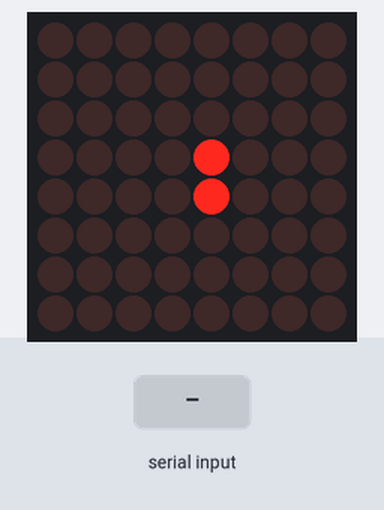
A sketch run on a simulated Arduino Uno, built with avr-gcc and run on an emulated ATmega328P. Parts: 8×8 LED matrix. The test bench sets the inputs (shaded band).

Above: at 2.1 s.
2.2 s: byte 97 (a_KEY) received over Serial
At 5.0 s:
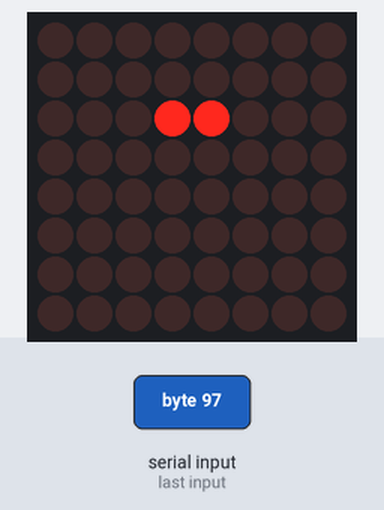
5.2 s: byte 119 (w_KEY) received over Serial
At 8.0 s:
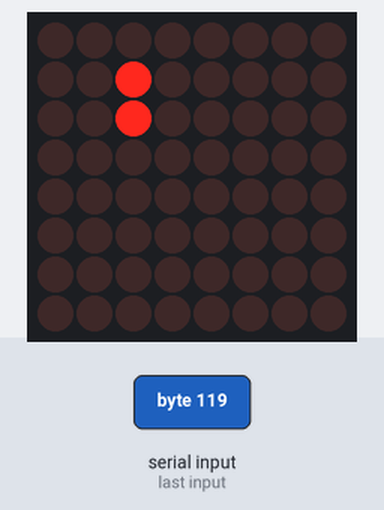
8.2 s: byte 100 (d_KEY) received over Serial
At 11.0 s:
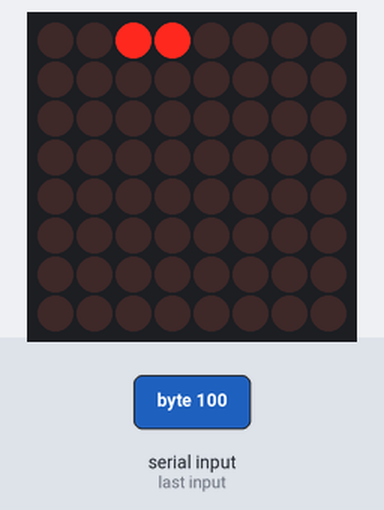
11.2 s: byte 115 (s_KEY) received over Serial
At 14.0 s:
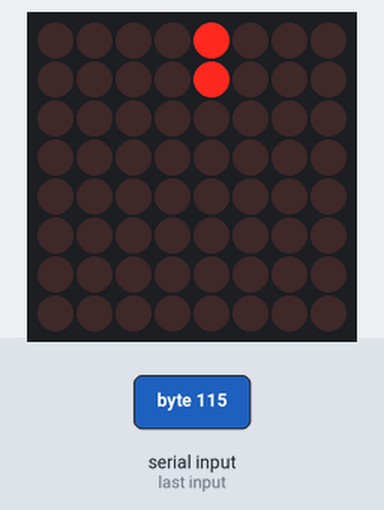
14.2 s: byte 97 (a_KEY) received over Serial
At 16.3 s:
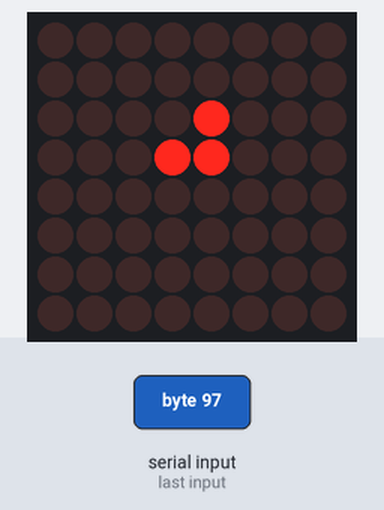
17.2 s: byte 119 (w_KEY) received over Serial
At 18.6 s:
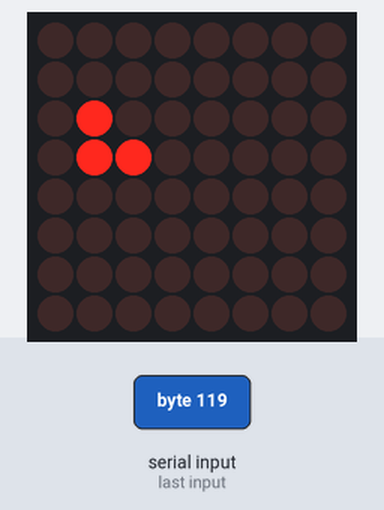
Timing chart, 0 to 20.2 s (numbered marks = the images above; inputs shaded):
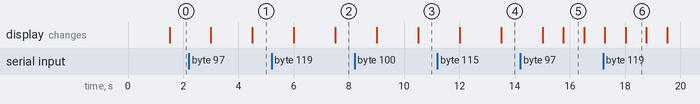

The sketch:

Final_V1.3.ino
```cpp
#include <MaxMatrix.h>


/////////////////////////////////////////////////////////////////////////////////////////////////////////////////////////////////////////////////////////////////////////////////////////////////
//////////////////////////////////////////////////////////////////////////////// SETEAMOS TODO //////////////////////////////////////////////////////////////////////////////////////////////////
/////////////////////////////////////////////////////////////////////////////////////////////////////////////////////////////////////////////////////////////////////////////////////////////////


//Seteamos los pins a usar de la LED 8x8
int data = 11;
int load = 13;
int clk = 10;


int maxInUse = 1;    //Numero de displays a usar
MaxMatrix m(data, load, clk, maxInUse); //Definimos matriz


//Gris == Arriba . Pin 3
int up = 3;
//Violeta == dewrecha .  Pin 2
int right = 2;
//Celeste == abajo . Pin 4
int down = 4;
//Naranja == izq . Pin 5
int left = 5;
//Rojo == vcc


//Tamaño de la matriz OJO NOS FALTA PONER Q SEA DE 16 x 16
#define SIZE 8

//Definimos valores para los movimientos
#define RIGHT -1
#define DOWN 2
#define LEFT 1
#define UP -2

//Codigo ascii de las letras del teclado: la snake deberia moverse apretando w a s d
#define w_KEY 119
#define s_KEY 115
#define a_KEY 97
#define d_KEY 100

/////////////////////////////////////////////////////////////////////////////////////////////////////////////////////////////////////////////////////////////////////////////////////////////////
/////////////////////////////////////////////////////////////////////////////////////////////////////////////////////////////////////////////////////////////////////////////////////////////////
/////////////////////////////////////////////////////////////////////////////////////////////////////////////////////////////////////////////////////////////////////////////////////////////////


/////////////////////////////////////////////////////////////////////////////////////////////////////////////////////////////////////////////////////////////////////////////////////////////////
//////////////////////////////////////////////////////////////////////////////// CODIGO DE LA SNAKE /////////////////////////////////////////////////////////////////////////////////////////////
/////////////////////////////////////////////////////////////////////////////////////////////////////////////////////////////////////////////////////////////////////////////////////////////////

//Inicializamos las variables a usar
int length = 0;
int direction = UP;


//Creamos la struct. OJO, NO ESTA en coordenadas matriciales.
typedef struct {
  int x;
  int y;
}snake_point;


//Armamos vector de 256 Structs. 256 son todos los leds posibles de una matriz de 16x16 (4 leds de 8x8)
snake_point snake[SIZE*SIZE];
// inicializo en 0???????????? HACE FALTA>????????


//Armo puntero a la cabeza, para facilitar lectura del codigo
snake_point * head = &snake[0];


snake_point erase_body;

//Inicializamos el juego.
void init_game() {

  //LONGITUD INICIAL DE LA SERPIENTE
    length = 2;

    //RECORREMOS EL VECTOR DE LA SERPIENTE Y SETEAMOS LAS COORDENADAS INICIALES DE LA CABEZA Y EL SIG.
    for(int i = 0 ; i < length; i++ ) {
      snake[i].x = SIZE/2;
      snake[i].y = SIZE/2 + i;
    }

    //PRENDEMOS LA PANTALLA
    render_snake();
}


//Avanzamos la snake considerando si perdiste o no.

void advance() {

  erase_body.x = snake[length-1].x;
  erase_body.y = snake[length-1].y;

  //VOY MOVIENDO LA CABEZA PARA LOS SIGUIENTES
  for (int i = length-1 ; i > 0 ; i--) {
    snake[i].x = snake[i-1].x;
    snake[i].y = snake[i-1].y;
  }

  switch(direction) {
    case RIGHT: (*head).x++;
                break;
    case DOWN: (*head).y++; //OJO DONDE SE ENCUENTRA EL 0,0
                break;
    case LEFT: (*head).x--;
                break;
    case UP: (*head).y--;
                break;
  }

//VEMOS SI SE VA DE LA MATRIZ
  if ( (*head).x > SIZE-1 || (*head).x < 0 || (*head).y > SIZE-1 || (*head).y < 0 ) {
    //snake crossed the bor
    game_over();
    return;
  }

//CUANDO SE CHOCA CON LA SERPIENTE
  for( int i = 1 ; i < length ; i++ ) {
    if( snake[i].x == (*head).x && snake[i].y == (*head).y ){
      // the snake ran into itself
      game_over();
      return;
      }
  }

  render_snake();
}

void inc_length() {
  snake[length].x = snake[length-1].x;
  snake[length].y = snake[length-1].y;
  advance();

  length++;
}


//verifica que valga el movimiento
void change_dir(int new_dir) {
  if ( ! (new_dir + direction == 0) ) {
    direction = new_dir;
  }
}


void game_over(){
  for(int i = 0 ; i < SIZE ; i++ ){
    for(int j=0 ; j<SIZE ; j++){
      m.setDot(i,j,1);
    }
  }
  delay(1000);
  m.clear();


}

/////////////////////////////////////////////////////////////////////////////////////////////////////////////////////////////////////////////////////////////////////////////////////////////////
/////////////////////////////////////////////////////////////////////////////////////////////////////////////////////////////////////////////////////////////////////////////////////////////////
/////////////////////////////////////////////////////////////////////////////////////////////////////////////////////////////////////////////////////////////////////////////////////////////////


/////////////////////////////////////////////////////////////////////////////////////////////////////////////////////////////////////////////////////////////////////////////////////////////////
//////////////////////////////////////////////////////////////////////////////// CODIGO DEL SETUP ///////////////////////////////////////////////////////////////////////////////////////////////
/////////////////////////////////////////////////////////////////////////////////////////////////////////////////////////////////////////////////////////////////////////////////////////////////

void setup(){
    m.init();                      // Iniciar el conjunto
    m.setIntensity(0);             // Brillo de los displays. Entre 0 y 15

  // Comento todo lo que tiene que ver con los pines del switch.
  /*
    //Seteo el modo de los pins para que sean todos INPUT
    pinMode(up, INPUT);
    pinMode(down, INPUT);
    pinMode(right, INPUT);
    pinMode(left, INPUT);
  */


//    m.setDot(0,0,1);               // Seteo el punto inicial. (col,row,value)
//    m.setDot(3,4,1);
//    m.setDot(3,5,1);
// .  Serial.begin(115200);          // Sets the data rate in bits per second (baud) for serial data transmission

    init_game();

  // abro el serial este para leer el teclado
   Serial.begin(9600);
}


/////////////////////////////////////////////////////////////////////////////////////////////////////////////////////////////////////////////////////////////////////////////////////////////////
/////////////////////////////////////////////////////////////////////////////////////////////////////////////////////////////////////////////////////////////////////////////////////////////////
/////////////////////////////////////////////////////////////////////////////////////////////////////////////////////////////////////////////////////////////////////////////////////////////////


/////////////////////////////////////////////////////////////////////////////////////////////////////////////////////////////////////////////////////////////////////////////////////////////////
////////////////////////////////////////////////////////////////////////////// CODIGO PARA PRENDER LOS LEDS /////////////////////////////////////////////////////////////////////////////////////
/////////////////////////////////////////////////////////////////////////////////////////////////////////////////////////////////////////////////////////////////////////////////////////////////


//PRENDE PUNTITOS EN BASE A LOS DEL ARREGLO SNAKE

void render_snake(){
  m.setDot((*head).x,(*head).y,1);
  m.setDot(erase_body.x,erase_body.y,0);

//  m.clear();
//   for(int i = 0 ; i < length ; i++ ){
//      m.setDot(snake[i].x,snake[i].y,1);
//  }

}


/////////////////////////////////////////////////////////////////////////////////////////////////////////////////////////////////////////////////////////////////////////////////////////////////
/////////////////////////////////////////////////////////////////////////////////////////////////////////////////////////////////////////////////////////////////////////////////////////////////
/////////////////////////////////////////////////////////////////////////////////////////////////////////////////////////////////////////////////////////////////////////////////////////////////


/////////////////////////////////////////////////////////////////////////////////////////////////////////////////////////////////////////////////////////////////////////////////////////////////
//////////////////////////////////////////////////////////////////////////////// CODIGO DEL LOOP ////////////////////////////////////////////////////////////////////////////////////////////////
/////////////////////////////////////////////////////////////////////////////////////////////////////////////////////////////////////////////////////////////////////////////////////////////////

//Inicializamos variables que van a recibir HIGH o LOW para detectar moves
int val1 = 0;
int val2 = 0;
int val3 = 0;
int val4 = 0;
int counter=0;
int total_time = 0;
int t=1500;
//ME FIJO SI CAMBIO ALGUN BOTON, EN FUNCION A ESO ACTUALIZO LA SERPIENTE, DPS DE ESO IMPRIMO LA SERPIENTE ACTUALIZADA
//TODO ESTO LO HCES CON UN CIERTO DELAY, DPS ESE DELAY LO VAS DISMINUYENDO CADA CIERTO TIEMPO


void loop(){

  // comento todo lo del joystick
  /*
  val1 = digitalRead(up);
  val2 = digitalRead(down);
  val3 = digitalRead(left);
  val4 = digitalRead(right);

//Esto significa que apretaron el UP
  if(val1 == HIGH){
    change_dir(UP);
  }
  //Esto significa que apretaron el DOWN
  else if(val2 == HIGH){
    change_dir(DOWN);
  }
  //Esto significa que apretaron el LEFT
  else if(val3 == HIGH){
    change_dir(LEFT);
  }
  //Esto significa que apretaron el RIGHT
  else if(val4 == HIGH){
    change_dir(RIGHT);
  }

  */

  while (Serial.available() > 0) {    // is a character available?
    char byte_read = Serial.read();       // get the character
    switch( byte_read ) {
     case w_KEY: change_dir( UP );
                  break;
     case s_KEY: change_dir( DOWN );
                  break;
     case a_KEY: change_dir( LEFT );
                  break;
     case d_KEY: change_dir( RIGHT );
                  break;
    }
  }

  counter += t;
  total_time += t;

  delay(t);

  advance();

  if(counter >= 15000){
    inc_length();
    counter = 0;

    t = t/2;

  }

}


/////////////////////////////////////////////////////////////////////////////////////////////////////////////////////////////////////////////////////////////////////////////////////////////////
/////////////////////////////////////////////////////////////////////////////////////////////////////////////////////////////////////////////////////////////////////////////////////////////////
/////////////////////////////////////////////////////////////////////////////////////////////////////////////////////////////////////////////////////////////////////////////////////////////////


/////////////////////////////////////////////////////////////////////////////////////////////////////////////////////////////////////////////////////////////////////////////////////////////////
//////////////////////////////////////////////////////////////////////////////// CODIGO DE LA MATRIZ ////////////////////////////////////////////////////////////////////////////////////////////
/////////////////////////////////////////////////////////////////////////////////////////////////////////////////////////////////////////////////////////////////////////////////////////////////


//Preparamos la matriz con las letras para poder representar alfinal del codigo el time
char matrix[129][8] = {

 { 0x00, 0x00, 0x00, 0x00, 0x00, 0x00, 0x00, 0x00}, // U+0020 (space)
 { 0x3E, 0x63, 0x73, 0x7B, 0x6F, 0x67, 0x3E, 0x00}, // U+0030 (0)
 { 0x0C, 0x0E, 0x0C, 0x0C, 0x0C, 0x0C, 0x3F, 0x00}, // U+0031 (1)
 { 0x1E, 0x33, 0x30, 0x1C, 0x06, 0x33, 0x3F, 0x00}, // U+0032 (2)
 { 0x1E, 0x33, 0x30, 0x1C, 0x30, 0x33, 0x1E, 0x00}, // U+0033 (3)
 { 0x38, 0x3C, 0x36, 0x33, 0x7F, 0x30, 0x78, 0x00}, // U+0034 (4)
 { 0x3F, 0x03, 0x1F, 0x30, 0x30, 0x33, 0x1E, 0x00}, // U+0035 (5)
 { 0x1C, 0x06, 0x03, 0x1F, 0x33, 0x33, 0x1E, 0x00}, // U+0036 (6)
 { 0x3F, 0x33, 0x30, 0x18, 0x0C, 0x0C, 0x0C, 0x00}, // U+0037 (7)
 { 0x1E, 0x33, 0x33, 0x1E, 0x33, 0x33, 0x1E, 0x00}, // U+0038 (8)
 { 0x1E, 0x33, 0x33, 0x3E, 0x30, 0x18, 0x0E, 0x00}, // U+0039 (9)
 { 0x00, 0x0C, 0x0C, 0x00, 0x00, 0x0C, 0x0C, 0x00}, // U+003A (:)

 { 0x0C, 0x1E, 0x33, 0x33, 0x3F, 0x33, 0x33, 0x00}, // U+0041 (A)
 { 0x3F, 0x66, 0x66, 0x3E, 0x66, 0x66, 0x3F, 0x00}, // U+0042 (B)
 { 0x3C, 0x66, 0x03, 0x03, 0x03, 0x66, 0x3C, 0x00}, // U+0043 (C)
 { 0x1F, 0x36, 0x66, 0x66, 0x66, 0x36, 0x1F, 0x00}, // U+0044 (D)
 { 0x7F, 0x46, 0x16, 0x1E, 0x16, 0x46, 0x7F, 0x00}, // U+0045 (E)
 { 0x7F, 0x46, 0x16, 0x1E, 0x16, 0x06, 0x0F, 0x00}, // U+0046 (F)
 { 0x3C, 0x66, 0x03, 0x03, 0x73, 0x66, 0x7C, 0x00}, // U+0047 (G)
 { 0x33, 0x33, 0x33, 0x3F, 0x33, 0x33, 0x33, 0x00}, // U+0048 (H)
 { 0x1E, 0x0C, 0x0C, 0x0C, 0x0C, 0x0C, 0x1E, 0x00}, // U+0049 (I)
 { 0x78, 0x30, 0x30, 0x30, 0x33, 0x33, 0x1E, 0x00}, // U+004A (J)
 { 0x67, 0x66, 0x36, 0x1E, 0x36, 0x66, 0x67, 0x00}, // U+004B (K)
 { 0x0F, 0x06, 0x06, 0x06, 0x46, 0x66, 0x7F, 0x00}, // U+004C (L)
 { 0x63, 0x77, 0x7F, 0x7F, 0x6B, 0x63, 0x63, 0x00}, // U+004D (M)
 { 0x63, 0x67, 0x6F, 0x7B, 0x73, 0x63, 0x63, 0x00}, // U+004E (N)
 { 0x1C, 0x36, 0x63, 0x63, 0x63, 0x36, 0x1C, 0x00}, // U+004F (O)
 { 0x3F, 0x66, 0x66, 0x3E, 0x06, 0x06, 0x0F, 0x00}, // U+0050 (P)
 { 0x1E, 0x33, 0x33, 0x33, 0x3B, 0x1E, 0x38, 0x00}, // U+0051 (Q)
 { 0x3F, 0x66, 0x66, 0x3E, 0x36, 0x66, 0x67, 0x00}, // U+0052 (R)
 { 0x1E, 0x33, 0x07, 0x0E, 0x38, 0x33, 0x1E, 0x00}, // U+0053 (S)
 { 0x3F, 0x2D, 0x0C, 0x0C, 0x0C, 0x0C, 0x1E, 0x00}, // U+0054 (T)
 { 0x33, 0x33, 0x33, 0x33, 0x33, 0x33, 0x3F, 0x00}, // U+0055 (U)
 { 0x33, 0x33, 0x33, 0x33, 0x33, 0x1E, 0x0C, 0x00}, // U+0056 (V)
 { 0x63, 0x63, 0x63, 0x6B, 0x7F, 0x77, 0x63, 0x00}, // U+0057 (W)
 { 0x63, 0x63, 0x36, 0x1C, 0x1C, 0x36, 0x63, 0x00}, // U+0058 (X)
 { 0x33, 0x33, 0x33, 0x1E, 0x0C, 0x0C, 0x1E, 0x00}, // U+0059 (Y)
 { 0x7F, 0x63, 0x31, 0x18, 0x4C, 0x66, 0x7F, 0x00}, // U+005A (Z)
 { 0x1E, 0x06, 0x06, 0x06, 0x06, 0x06, 0x1E, 0x00}, // U+005B ([)
 { 0x03, 0x06, 0x0C, 0x18, 0x30, 0x60, 0x40, 0x00}, // U+005C (\)
 { 0x1E, 0x18, 0x18, 0x18, 0x18, 0x18, 0x1E, 0x00}, // U+005D (])
 { 0x08, 0x1C, 0x36, 0x63, 0x00, 0x00, 0x00, 0x00}, // U+005E (^)
 { 0x00, 0x00, 0x00, 0x00, 0x00, 0x00, 0x00, 0xFF}, // U+005F (_)
 { 0x0C, 0x0C, 0x18, 0x00, 0x00, 0x00, 0x00, 0x00}, // U+0060 (`)
 { 0x00, 0x00, 0x1E, 0x30, 0x3E, 0x33, 0x6E, 0x00}, // U+0061 (a)
 { 0x07, 0x06, 0x06, 0x3E, 0x66, 0x66, 0x3B, 0x00}, // U+0062 (b)
 { 0x00, 0x00, 0x1E, 0x33, 0x03, 0x33, 0x1E, 0x00}, // U+0063 (c)
 { 0x38, 0x30, 0x30, 0x3e, 0x33, 0x33, 0x6E, 0x00}, // U+0064 (d)
 { 0x00, 0x00, 0x1E, 0x33, 0x3f, 0x03, 0x1E, 0x00}, // U+0065 (e)
 { 0x1C, 0x36, 0x06, 0x0f, 0x06, 0x06, 0x0F, 0x00}, // U+0066 (f)
 { 0x00, 0x00, 0x6E, 0x33, 0x33, 0x3E, 0x30, 0x1F}, // U+0067 (g)
 { 0x07, 0x06, 0x36, 0x6E, 0x66, 0x66, 0x67, 0x00}, // U+0068 (h)
 { 0x0C, 0x00, 0x0E, 0x0C, 0x0C, 0x0C, 0x1E, 0x00}, // U+0069 (i)
 { 0x30, 0x00, 0x30, 0x30, 0x30, 0x33, 0x33, 0x1E}, // U+006A (j)
 { 0x07, 0x06, 0x66, 0x36, 0x1E, 0x36, 0x67, 0x00}, // U+006B (k)
 { 0x0E, 0x0C, 0x0C, 0x0C, 0x0C, 0x0C, 0x1E, 0x00}, // U+006C (l)
 { 0x00, 0x00, 0x33, 0x7F, 0x7F, 0x6B, 0x63, 0x00}, // U+006D (m)
 { 0x00, 0x00, 0x1F, 0x33, 0x33, 0x33, 0x33, 0x00}, // U+006E (n)
 { 0x00, 0x00, 0x1E, 0x33, 0x33, 0x33, 0x1E, 0x00}, // U+006F (o)
 { 0x00, 0x00, 0x3B, 0x66, 0x66, 0x3E, 0x06, 0x0F}, // U+0070 (p)
 { 0x00, 0x00, 0x6E, 0x33, 0x33, 0x3E, 0x30, 0x78}, // U+0071 (q)
 { 0x00, 0x00, 0x3B, 0x6E, 0x66, 0x06, 0x0F, 0x00}, // U+0072 (r)
 { 0x00, 0x00, 0x3E, 0x03, 0x1E, 0x30, 0x1F, 0x00}, // U+0073 (s)
 { 0x08, 0x0C, 0x3E, 0x0C, 0x0C, 0x2C, 0x18, 0x00}, // U+0074 (t)
 { 0x00, 0x00, 0x33, 0x33, 0x33, 0x33, 0x6E, 0x00}, // U+0075 (u)
 { 0x00, 0x00, 0x33, 0x33, 0x33, 0x1E, 0x0C, 0x00}, // U+0076 (v)
 { 0x00, 0x00, 0x63, 0x6B, 0x7F, 0x7F, 0x36, 0x00}, // U+0077 (w)
 { 0x00, 0x00, 0x63, 0x36, 0x1C, 0x36, 0x63, 0x00}, // U+0078 (x)
 { 0x00, 0x00, 0x33, 0x33, 0x33, 0x3E, 0x30, 0x1F}, // U+0079 (y)
 { 0x00, 0x00, 0x3F, 0x19, 0x0C, 0x26, 0x3F, 0x00}, // U+007A (z)
 { 0x38, 0x0C, 0x0C, 0x07, 0x0C, 0x0C, 0x38, 0x00}, // U+007B ({)
 { 0x18, 0x18, 0x18, 0x00, 0x18, 0x18, 0x18, 0x00}, // U+007C (|)
 { 0x07, 0x0C, 0x0C, 0x38, 0x0C, 0x0C, 0x07, 0x00}, // U+007D (})
 { 0x6E, 0x3B, 0x00, 0x00, 0x00, 0x00, 0x00, 0x00}, // U+007E (~)
 { 0x00, 0x00, 0x00, 0x00, 0x00, 0x00, 0x00, 0x00}, // U+007F
 { 0x66, 0xFF, 0xFF, 0xFF, 0x7E, 0x3C, 0x18, 0x00} // U+0080
};


//Funcion para escribir un char en el led de 8x8
void writeChar(char c){
  for(int i = 0 ; i < 8 ; i++ ){
    m.setColumn(7-i,matrix[c][i]);
  }
}


/////////////////////////////////////////////////////////////////////////////////////////////////////////////////////////////////////////////////////////////////////////////////////////////////
/////////////////////////////////////////////////////////////////////////////////////////////////////////////////////////////////////////////////////////////////////////////////////////////////
/////////////////////////////////////////////////////////////////////////////////////////////////////////////////////////////////////////////////////////////////////////////////////////////////
```

Measured:
- after the input at 2.2 s, the display: first differs from a run without the input after 2.3 s (image 1)
- after the input at 5.2 s, the display: first differs from a run without the input after 2.3 s (image 2)
- after the input at 8.2 s, the display: first differs from a run without the input after 2.3 s (image 3)
- after the input at 11.2 s, the display: first differs from a run without the input after 2.3 s (image 4)
- after the input at 14.2 s, the display: first differs from a run without the input after 1.6 s (image 5)
- after the input at 17.2 s, the display: first differs from a run without the input after 0.81 s (image 6)
- what the display in image 5 shows lasts 0.7 s, from 15.8 s to 16.5 s
